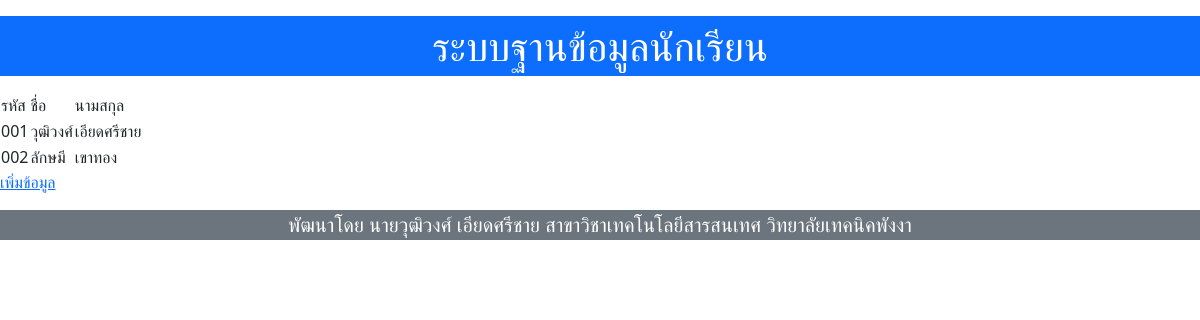
The page /frontend/showteacher.php on the database as committed earlier.
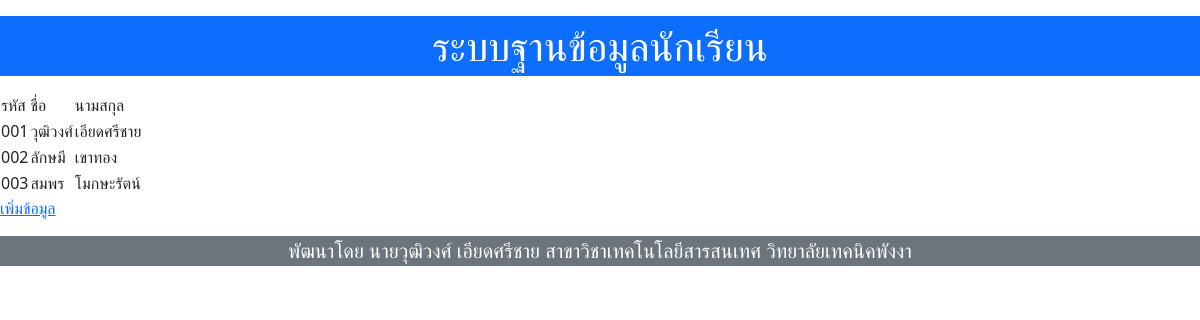
The same page on the database as committed later.
### tables this page shows
CREATE TABLE `teacher` (
  `id_teach` varchar(5) NOT NULL,
  `fname_teach` varchar(50) NOT NULL,
  `lname_teach` varchar(50) NOT NULL
);

### frontend/showteacher.php (the view, shortened to what this page needs)
<!DOCTYPE html>
<html lang="en">
<head>
    <link rel="stylesheet" href="../bootstrap-5.2.3/css/bootstrap.min.css">
</head>
<body>
 <div><?php include('header.html') ?></div>
<?php
 include_once('db.php');
 $sql = "SELECT  * FROM  teacher";
 $result = $conn->query($sql);
 echo "<table>";
 if ($result->num_rows > 0) {
     echo "<tr><td>รหัส</td><td>ชื่อ</td><td>นามสกุล</td></tr>";
     while($row = $result->fetch_assoc()) {
         echo "<tr>";
         echo "<td>" .$row['id_teach']. "</td>";
         echo "<td>" .$row['fname_teach']. "</td>";
         echo "<td>" .$row['lname_teach']. "</td>";
         echo "</tr>";
 }
 } else {
     echo "0 results";
 }
 echo "</table>";
?>
    <a href="addteacher.html">เพิ่มข้อมูล</a>
     <div><?php include('footer.html') ?></div>
    </body>
</html>

Rows that differ between the two databases and show on the page:
added teacher: id_teach "003", fname_teach "สมพร", lname_teach "โมกษะรัตน์"
